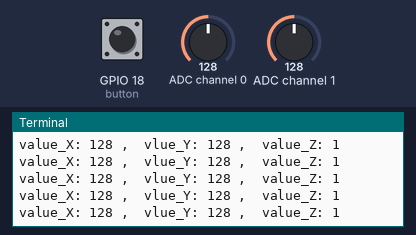
A program run on a simulated Raspberry Pi (BCM pin numbers). On the bench: the last lines printed to the terminal. Inputs (shaded band) come from the test bench; at power-on: ADC channel 0 = 128, ADC channel 1 = 128, GPIO 18 (button) HIGH (analog values on the 0–255 scale).

Above: at 1.2 s.
1.3 s: ADC channel 0 set to 178
At 2.0 s:
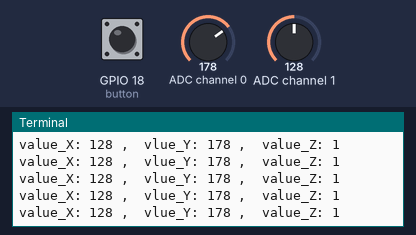
2.8 s: ADC channel 1 set to 178
At 3.8 s:
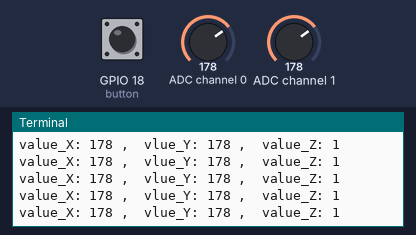
4.3 s: GPIO 18 (button) pulled LOW for 0.15 s
5.9 s: ADC channel 0 set to 224
At 6.5 s:
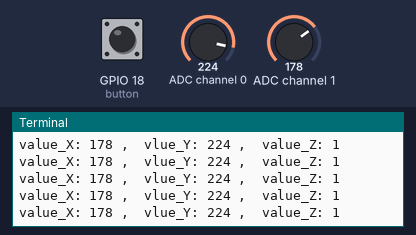
7.4 s: GPIO 18 (button) pulled LOW for 1 s
At 7.9 s:
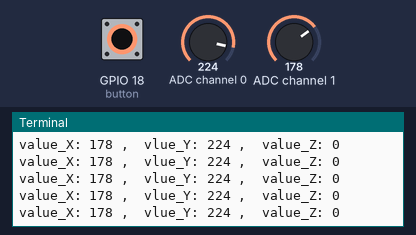
9.9 s: ADC channel 1 set to 224
At 10.6 s:
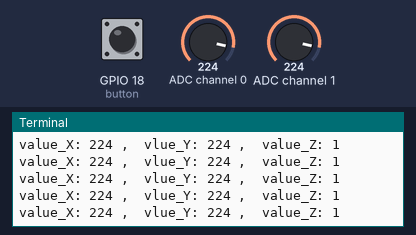
Timing chart, 0 to 12.4 s (numbered marks = the images above; inputs shaded):
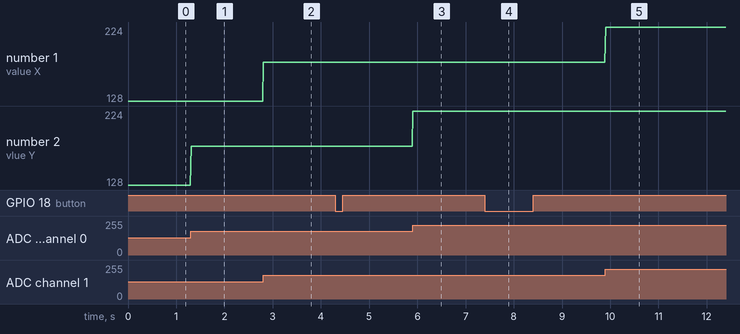

The program:

Joystick.py
```python
#!/usr/bin/env python3
#############################################################################
# Filename    : Joystick.py
# Description : Read Joystick state
# Author      : BLONWINER
# modification: 2025/01/01
########################################################################
from gpiozero import Button
import time
from ADCDevice import *

Z_Pin = 18      # define Z_Pin
button = Button(Z_Pin) # define Button pin according to BCM Numbering
adc = ADCDevice() # Define an ADCDevice class object

def setup():
    global adc
    if(adc.detectI2C(0x48)): # Detect the pcf8591.
        adc = PCF8591()
    elif(adc.detectI2C(0x4b)): # Detect the ads7830
        adc = ADS7830()
    else:
        print("No correct I2C address found, \n"
        "Please use command 'i2cdetect -y 1' to check the I2C address! \n"
        "Program Exit. \n");
        exit(-1)

def loop():
    while True:
        val_Z = not button.value     # read digital value of axis Z
        val_Y = adc.analogRead(0)    # read analog value of axis X and Y
        val_X = adc.analogRead(1)
        print ('value_X: %d ,\tvlue_Y: %d ,\tvalue_Z: %d'%(val_X,val_Y,val_Z))
        time.sleep(0.01)

def destroy():
    adc.close()
    button.close()


if __name__ == '__main__':
    print ('Program is starting ... ') # Program entrance
    setup()
    try:
        loop()
    except KeyboardInterrupt: # Press ctrl-c to end the program.
        destroy()
        print("Ending program")
```

ADCDevice.py
```python
#!/usr/bin/env python3
########################################################################
# Filename    : ADCDevice.py
# Description : BLONWINER ADC Module library.
# Author      : BLONWINER
# modification: 2025/01/01
########################################################################

import smbus

class ADCDevice(object):
    def __init__(self):
        self.cmd = 0
        self.address = 0
        self.bus=smbus.SMBus(1)
        # print("ADCDevice init")

    def detectI2C(self,addr):
        try:
            self.bus.write_byte(addr,0)
            print("Found device in address 0x%x"%(addr))
            return True
        except:
            print("Not found device in address 0x%x"%(addr))
            return False

    def close(self):
        self.bus.close()

class PCF8591(ADCDevice):
    def __init__(self):
        super(PCF8591, self).__init__()
        self.cmd = 0x40     # The default command for PCF8591 is 0x40.
        self.address = 0x48 # 0x48 is the default i2c address for PCF8591 Module.

    def analogRead(self, chn): # PCF8591 has 4 ADC input pins, chn:0,1,2,3
        value = self.bus.read_byte_data(self.address, self.cmd+chn)
        value = self.bus.read_byte_data(self.address, self.cmd+chn)
        return value

    def analogWrite(self,value): # write DAC value
        self.bus.write_byte_data(address,cmd,value)

class ADS7830(ADCDevice):
    def __init__(self):
        super(ADS7830, self).__init__()
        self.cmd = 0x84
        self.address = 0x4b # 0x4b is the default i2c address for ADS7830 Module.

    def analogRead(self, chn): # ADS7830 has 8 ADC input pins, chn:0,1,2,3,4,5,6,7
        value = self.bus.read_byte_data(self.address, self.cmd|(((chn<<2 | chn>>1)&0x07)<<4))
        return value
```

Measured:
- after the input at 1.3 s, the terminal: prints a new line at once (image 1)
- after the input at 2.8 s, the terminal: prints a new line at once (image 2)
- after the input at 5.9 s, the terminal: prints a new line at once (image 3)
- after the input at 7.4 s, the terminal: prints a new line at once (image 4)
- after the input at 9.9 s, the terminal: prints a new line at once (image 5)
- plotted number 2: 128 → 178 after the input at 1.3 s, 178 → 224 after the input at 5.9 s
